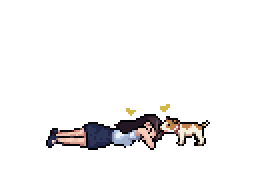
#> input picture assets/source/her-mishaps/dog-lick/2.png, 128 x 96 px, found by its file name (shown 2 times larger)
$ python build_sky.py
#> lines starting #> are read from the running program, lines starting #| are printed output that depends on the picture; after the words box and inside, x2 and y2 are one past the last pixel; in counts of white or black regions, pixels touching at a corner belong together
"""The sky's art (plan-the-rest §7b, the user, 2026-11-20: "more realistically-looking sun and
reflections, more varied and volumetric clouds"; then mock-up B3 chosen: the sun just over a cloud's
top, the clouds soft with no dark base, god rays through them). Builds:

- `assets/sprites/sky.png` + `sky.json`: an atlas of the intro's clouds (`cloud-<i>`, each with its
  edge toward the sun lit, baked for where it stands) and the sun's disc (`sun`);
- `assets/sprites/sky-layout.json`: where each cloud stands, in screen px of the intro's wide view
  from the sun (a cloud's texel is two screen px), and where the rays' picture starts;
- `assets/sprites/sky-rays.png`: the god rays, worked out from the clouds where they stand (a pixel of
  air is lit by how much of the sun it sees past them, so each cloud casts a shadow lane away from
  the sun and beams show only where clouds break the light); smooth, one texel a screen px;
- `assets/sprites/sky-glow.png`: the sun's bloom, smooth, one texel a screen px;
- `assets/sprites/sky-strip.png`: the far clouds' strip (the game's far background, in play and from
  outside, and the intro's far rows), small clouds hazed toward the horizon's colour;
- the sunset's (`DUSK_*`): its clouds and its sun in the atlas (`dusk-cloud-<i>`, `dusk-sun`), where
  they stand in the layout (`dusk`), its rays (`sky-dusk-rays.png`), its glow along the horizon
  (`sky-dusk-glow.png`), its far strip (`sky-dusk-strip.png`).

    python tools/build_sky.py

The clouds are PixelLab's (`create_image_pro`), raw in `assets/source/sky/tries/` (its README has
the jobs); the user chose the soft sets (`big-soft`, `mid-soft`, `small-soft`) over the first ones,
"too heavy", with dark bases. Their colours are their own, not the palette's (the user chose them
over the palette's mint and purple, 2026-11-20). The sun and its light are drawn here: light is flat
by nature (and smooth, the user's choice: "pixel-art shapes, the bloom and the haze smooth").
"""

import json
from pathlib import Path

import numpy as np
from PIL import Image
from scipy import ndimage

ROOT = Path(__file__).resolve().parent.parent
TRIES = ROOT / "assets" / "source" / "sky" / "tries"
OUT = ROOT / "assets" / "sprites"
HAZE = np.array([0xcd, 0xee, 0xff], float)          # the sky at the horizon (src/background.js)

# The intro's clouds round the sun: [source, px right of the sun, px under it, mirrored]. Nothing under
# the sun: its path on the water is below it, and a cloud between them "looks off" (the user, 2026-11-20,
# of B3's cloud under it); a smaller one hides its right side instead (the last).
CLOUDS = [
    ("big-soft/2.png", -215, 72, False), ("big-soft/0.png", -340, -120, False), ("mid-soft/4.png", 330, -110, True),
    ("between-soft/2.png", 390, 150, False), ("mid-soft/0.png", -440, 205, False), ("mid-soft/8.png", -110, -230, True),
    ("small-soft/20.png", 200, -230, False), ("small-soft/12.png", -200, 230, False),
    ("mid-soft/7.png", 55, -6, False),
    # Over the ship, as the camera comes to it (the user: "a few more variously sized clouds here, but
    # not big"); clear of the funnel and its smoke.
    ("wide-soft/0.png", 640, 18, False), ("mid-soft/3.png", 820, 92, True), ("between-soft/0.png", 1010, 30, False),
    ("small-soft/5.png", 1080, 122, False), ("wide-soft/3.png", 1300, 4, True), ("small-soft/9.png", 560, 128, True),
    ("mid-soft/5.png", 1420, 112, False),
]
BLOOM = 0.85                    # the light round the sun ("turn the light down slightly", the user)
LINING = 0.9                    # how bright a cloud's edge toward the sun goes (near it)
RAYS = {"box": (-960, -330, 960, 540), "strength": 0.7, "reach": 420}   # (wide: the camera pans right past it)
STRIP = {"names": [f"small-soft/{i}.png" for i in (0, 1, 2, 4, 5, 8, 9, 11, 12, 14, 18, 20, 23, 24)],
         "w": 2048, "h": 60, "haze": 0.3, "seed": 21}

# The sunset (§6.1.9; the user chose S2 of two mock-ups, 2026-11-20: the sky smooth, rays "as shown",
# the clouds "a bit smaller, they are too prominent"): clouds lit by the low sun, generated, round the
# sun fixed to the screen 20% across and half sunk (src/background.js, `SUN`). In game px from the
# sun's middle, a cloud's texel one game px; the light pictures in half game px (shown at 0.5). Every
# colour divided by the evening light the whole picture is multiplied by (`DUSK_LIGHT` there), so it
# looks itself under it.
DUSK_LIGHT = np.array([1, 0.84, 0.74])
DUSK_CLOUDS = [
    ("dusk-mid/6.png", -50, -58, True), ("dusk-mid/1.png", 80, -50, False), ("dusk-small/0.png", 10, -92, False),
    ("dusk-mid/0.png", 232, -74, False), ("dusk-small/12.png", 160, -26, False), ("dusk-small/3.png", 345, -44, False),
    ("dusk-small/20.png", 300, -98, False), ("dusk-small/4.png", -150, -34, True),
]
DUSK_RAYS = {"box": (-260, -260, 840, 30), "strength": 1.15, "reach": 380, "colour": (255, 200, 140)}
DUSK_STRIP = {"names": [f"dusk-small/{i}.png" for i in (1, 2, 5, 7, 10, 13, 15, 17, 19, 21, 22, 24)],
              "w": 2048, "h": 60, "haze": 0.0, "seed": 21, "smooth": True}


def load(name):
    return np.asarray(Image.open(TRIES / name).convert("RGBA"), float)


def save(a, path):
    Image.fromarray(np.clip(np.round(a), 0, 255).astype(np.uint8), "RGBA").save(path, optimize=True)


def edges(al):
    return al & ~(np.roll(al, 1, 0) & np.roll(al, -1, 0) & np.roll(al, 1, 1) & np.roll(al, -1, 1))


def lining(a, cx, cy, strength, reach=70):
    """A cloud's edge toward the sun lit (cx, cy: the sun in the cloud's texels), fading with distance."""
    al = a[..., 3] > 0
    edge = edges(al)
    edge2 = al & ~edge & (np.roll(edge, 1, 0) | np.roll(edge, -1, 0) | np.roll(edge, 1, 1) | np.roll(edge, -1, 1))
    yy, xx = np.mgrid[:a.shape[0], :a.shape[1]]
    k = strength * np.exp(-np.hypot(xx - cx, yy - cy) / reach)
    out = a.copy()
    for m, f in ((edge, 1.0), (edge2, 0.5)):
        w = (k * f)[m][:, None]
        out[..., :3][m] = out[..., :3][m] * (1 - w) + np.array([255, 252, 236]) * w
    return out


# [175 lines left out: functions sun_disc, border, bloom, god_rays, strip, smooth_edges and 4 more, not called in this run]


def main():
    frames, placed, layout = {}, [], {"clouds": []}
    for i, (name, x, y, mirror) in enumerate(CLOUDS):
        px = load(name)
        if mirror:
            px = px[:, ::-1].copy()
        h, w = px.shape[:2]
#> h = 96; w = 128
        px = lining(px, (w - x) / 2, (h - y) / 2, LINING)       # the sun in its texels
#> in lining, `al = a[..., 3] > 0`:
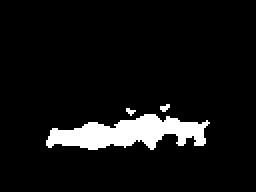
#> al: shape (96, 128) bool (shown 2 times larger); 7.2% white; 3 white regions (2 under 20 px), largest, box (x1, y1, x2, y2) and area: (23, 57, 105, 75) 860
#> in edges, `return al & ~(np.roll(al, 1, 0) & np.roll(al, -1, 0) & np.roll(al, 1, ..`:
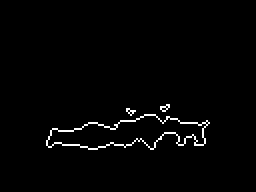
#> returned value: shape (96, 128) bool (shown 2 times larger); 1.7% white in thin lines or dots, all inside (x1, y1, x2, y2) = (23, 52, 105, 75)
#> in lining, `edge2 = al & ~edge & (np.roll(edge, 1, 0) | np.roll(edge, -1, 0) | np...`:
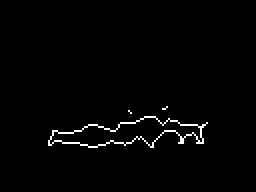
#> edge2: shape (96, 128) bool (shown 2 times larger); 1.5% white in thin lines or dots, all inside (x1, y1, x2, y2) = (24, 53, 104, 74)
#> the loop in lining, `for m, f in ((edge, 1.0), (edge2, 0.5)):` made 2 passes
#> f on passes 1 to 2: 1, 0.5
#> after the loop in lining, `for m, f in ((edge, 1.0), (edge2, 0.5)):`:
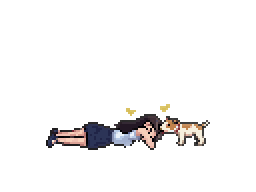
#> out: shape (96, 128, 4) float64 (shown 2 times larger); mean R, G, B, A 8.4, 7.4, 7.4, 18.3; transparent parts drawn white
        frames[f"cloud-{i}"] = px
        placed.append((px, x, y))
        layout["clouds"].append({"frame": f"cloud-{i}", "x": x, "y": y})
#> pass 2 of the loop in main, `for i, (name, x, y, mirror) in enumerate(CLOUDS):`:
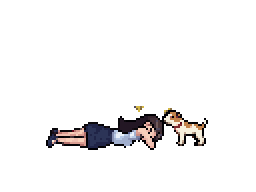
#> input picture assets/source/her-mishaps/dog-lick/0.png, 128 x 96 px, found by its file name (shown 2 times larger)
#> in lining (call 2), `al = a[..., 3] > 0`:
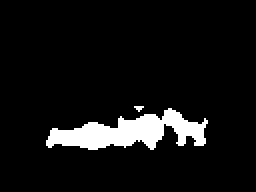
#> al: shape (96, 128) bool (shown 2 times larger); 7.2% white; 2 white regions (1 under 20 px), largest, box (x1, y1, x2, y2) and area: (23, 54, 104, 75) 881
#> in lining (call 2), `edge2 = al & ~edge & (np.roll(edge, 1, 0) | np.roll(edge, -1, 0) | np...`:
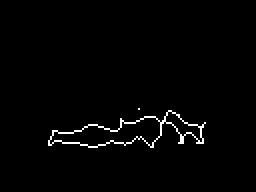
#> edge2: shape (96, 128) bool (shown 2 times larger); 1.6% white in thin lines or dots, all inside (x1, y1, x2, y2) = (24, 54, 103, 74)
#> the loop in lining (call 2), `for m, f in ((edge, 1.0), (edge2, 0.5)):` made 2 passes
#> pass 3 of the loop in main, `for i, (name, x, y, mirror) in enumerate(CLOUDS):`:
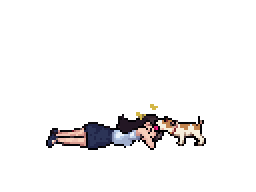
#> input picture assets/source/her-mishaps/dog-lick/4.png, 128 x 96 px, found by its file name (shown 2 times larger)
#> in lining (call 3), `al = a[..., 3] > 0`:
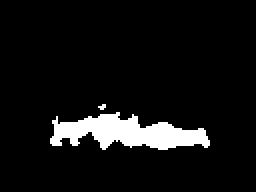
#> al: shape (96, 128) bool (shown 2 times larger); 7.2% white; 2 white regions (1 under 20 px), largest, box (x1, y1, x2, y2) and area: (25, 56, 105, 75) 873
#> in lining (call 3), `edge2 = al & ~edge & (np.roll(edge, 1, 0) | np.roll(edge, -1, 0) | np...`:
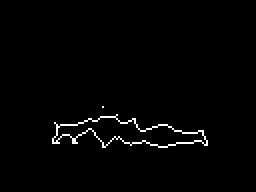
#> edge2: shape (96, 128) bool (shown 2 times larger); 1.5% white in thin lines or dots, all inside (x1, y1, x2, y2) = (26, 53, 104, 74)
#> the loop in lining (call 3), `for m, f in ((edge, 1.0), (edge2, 0.5)):` made 2 passes
#> the loop made 7 passes; the first 3 are shown
    frames["sun"] = sun_disc()
    dusk_placed, layout["dusk"] = [], {"clouds": []}
    for i, (name, x, y, mirror) in enumerate(DUSK_CLOUDS):
        px = load(name)
        if mirror:
            px = px[:, ::-1].copy()
        px = smooth_edges(px)
        frames[f"dusk-cloud-{i}"] = undusk(px)
        dusk_placed.append((px, x * 2, y * 2))                    # (the rays are worked out in half game px)
        layout["dusk"]["clouds"].append({"frame": f"dusk-cloud-{i}", "x": x, "y": y})
    frames["dusk-sun"] = undusk(dusk_sun())
    sheet, atlas = pack(frames)
    save(sheet, OUT / "sky.png")
    (OUT / "sky.json").write_text(json.dumps(atlas, indent=1))
    layout["rays"] = {"x": RAYS["box"][0], "y": RAYS["box"][1]}
    save(god_rays(placed, RAYS["box"], RAYS["strength"], RAYS["reach"]), OUT / "sky-rays.png")
    save(bloom(), OUT / "sky-glow.png")
    save(strip(), OUT / "sky-strip.png")
    R = DUSK_RAYS
    rays = god_rays(dusk_placed, R["box"], R["strength"], R["reach"])
    rays[..., :3] = R["colour"]
    rays[..., 3] *= (np.arange(R["box"][1], R["box"][3]) < 10)[:, None]     # (none under the horizon)
    save(undusk(rays), OUT / "sky-dusk-rays.png")
    layout["dusk"]["rays"] = {"x": R["box"][0] / 2, "y": R["box"][1] / 2}
    (OUT / "sky-layout.json").write_text(json.dumps(layout, indent=1))
    save(undusk(dusk_glow()), OUT / "sky-dusk-glow.png")
    save(undusk(strip(DUSK_STRIP)), OUT / "sky-dusk-strip.png")
    for f in ("sky.png", "sky-rays.png", "sky-glow.png", "sky-strip.png", "sky-dusk-rays.png", "sky-dusk-glow.png", "sky-dusk-strip.png"):
        print(f, (OUT / f).stat().st_size // 1024, "KB")


if __name__ == "__main__":
#> (the run stopped early here; a loop or call above may not have finished)
